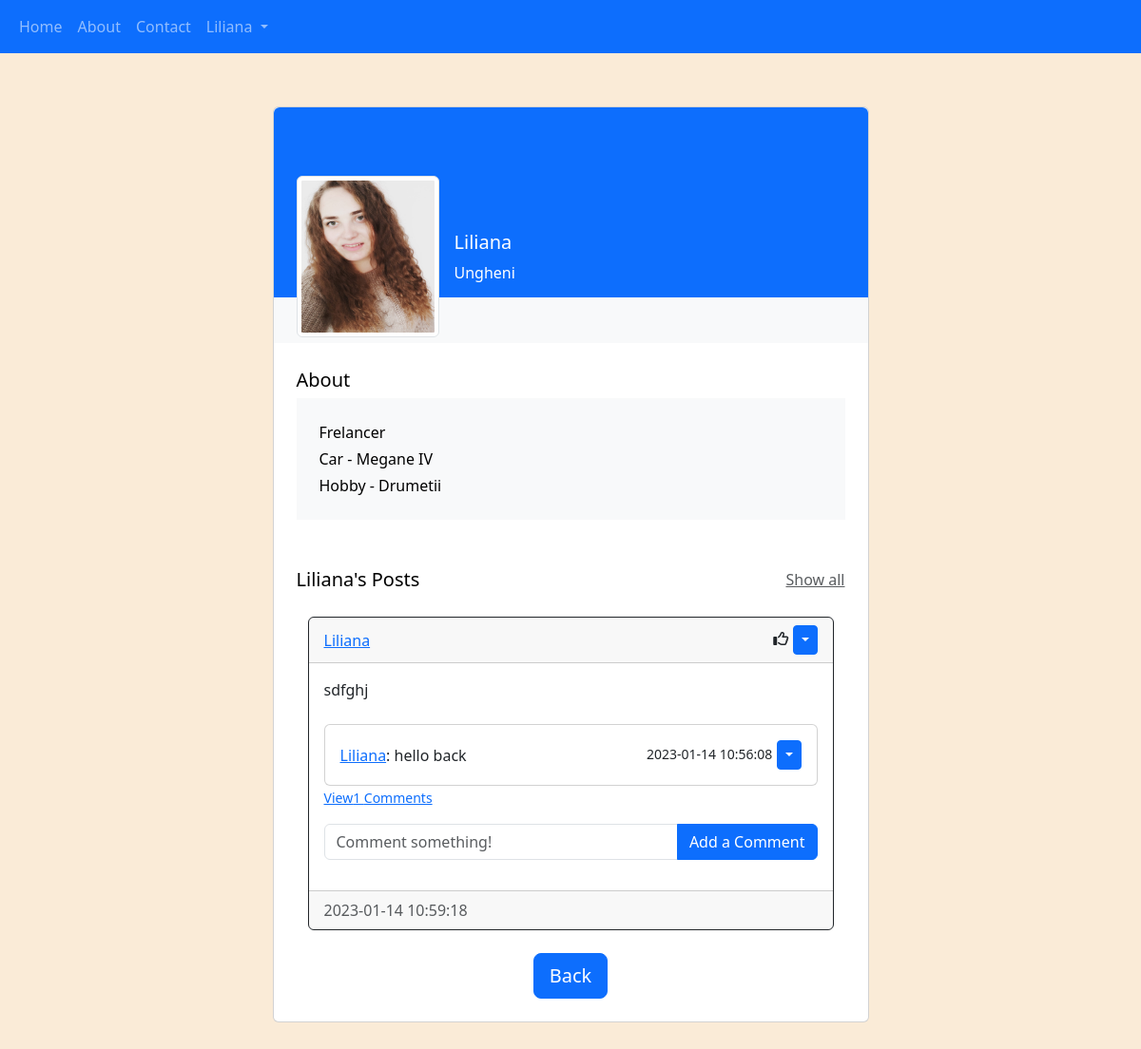
The page /profile/Liliana (signed in) on the database its author committed.
### website/models.py (models this page shows)
class User(db.Model, UserMixin):
    id = db.Column(db.Integer, primary_key=True)
    email = db.Column(db.String(150), unique=True)
    username = db.Column(db.String(150), unique=True)
    password = db.Column(db.String(150))
    date_created = db.Column(db.DateTime(), default=func.now())
    about = db.Column(db.String(300), nullable=False)
    city = db.Column(db.String(150), nullable=False)
    car = db.Column(db.String(150), nullable=False)
    hobby = db.Column(db.String(150))
    file = db.Column(db.String(300))
    posts = db.relationship("Post", backref = "User", passive_deletes=True)
    comments = db.relationship("Comment", backref = "User", passive_deletes=True)
    likes = db.relationship("Like", backref = "User", passive_deletes=True)

class Post(db.Model):
    id = db.Column(db.Integer, primary_key=True)
    text = db.Column(db.Text, nullable=False)
    date_created = db.Column(db.DateTime(), default=func.now())
    author = db.Column(db.Integer, db.ForeignKey("user.id", ondelete="CASCADE"), nullable=False)
    comments = db.relationship("Comment", backref = "Post", passive_deletes=True)
    likes = db.relationship("Like", backref = "Post", passive_deletes=True)

class Comment(db.Model):
    id = db.Column(db.Integer, primary_key=True)
    text = db.Column(db.String(300), nullable=False)
    date_created = db.Column(db.DateTime(), default=func.now())
    author = db.Column(db.Integer, db.ForeignKey("user.id", ondelete="CASCADE"), nullable=False)
    post_id = db.Column(db.Integer, db.ForeignKey("post.id", ondelete="CASCADE"), nullable=False)

### website/views.py (the view)
@views.route("/profile/<username>")
@login_required
def posts(username):
    user = User.query.filter_by(username=username).first()
    if not user:
        flash("No user with that username exists.", category="error")
        return redirect(url_for("views.home"))
    posts = Post.query.filter_by(author=user.id).all()
    return render_template("profile.html", user=current_user, posts=posts)

### website/__init__.py (called while the page is built)
def create_app():
    app = Flask(__name__)
    app.config["SECRET_KEY"] = "MIN302"
    app.config["SQLALCHEMY_DATABASE_URI"] = f"sqlite:///{DB_NAME}"
    db.init_app(app)
    from .views import views
    from .auth import auth
    app.register_blueprint(views, url_prefix = "/")
    app.register_blueprint(auth, url_prefix = "/")
    from .models import User, Post, Comment, Like
    with app.app_context():
        db.create_all()
    login_manager = LoginManager()
    login_manager.login_view = "auth.login"
    login_manager.init_app(app)
    @login_manager.user_loader
    def load_user(id):
        return User.query.get(int(id))
    return app

### website/templates/profile.html (shortened to what this page needs)
{% extends "posts_div.html" %}
{% block content %}
<section class="h-150 gradient-custom-3 mx-auto" >
    <div class="container py-5 h-150 mx-auto" >
      <div class="row d-flex justify-content-center align-items-center h-100">
        <div class="col col-lg-9 col-xl-7">
          <div class="card">
          {% for post in posts %}
            <div class="rounded-top text-white d-flex flex-row" style="background-color: #0d6efd; height:200px;">
              <div class="ms-4 mt-5 d-flex flex-column" style="width: 150px;">
                <img src= "../static/picture/{{post.User.file}}"
                  alt="Generic placeholder image" class="img-fluid img-thumbnail mt-4 mb-2"
                  style="width: 150px; height: 170px; z-index: 1">
              </div>
              <div class="ms-3" style="margin-top: 130px;">
                <h5>{{post.User.username}}</h5>
                <p>{{post.User.city}}</p>
              </div>
            </div>
            <div class="p-4 text-black" style="background-color: #f8f9fa;">
            </div>
            <div class="card-body p-4 text-black">
              <div class="mb-5">
                <p class="lead fw-normal mb-1">About</p>
                <div class="p-4" style="background-color: #f8f9fa;">
                  <p class="font-italic mb-1">{{post.User.about}}</p>
                  <p class="font-italic mb-1">Car - {{post.User.car}}</p>
                  <p class="font-italic mb-0">Hobby - {{post.User.hobby}}</p>
                </div>
              </div>
              <div class="d-flex justify-content-between align-items-center mb-4">
                <p class="lead fw-normal mb-0">{{post.User.username}}'s Posts</p>
                <p class="mb-0"><a href="#!" class="text-muted">Show all</a></p>
              </div>
          {% endfor %}
              <div class="container">
                <div id="posts">
                  {% for post in posts %}
                    <div class="card border-dark ">
                        <div class="card-header d-flex justify-content-between align-items-center">
                            <a href="\profile\{{post.User.username}}">{{post.User.username}}</a>
                            {% if user.id == post.author %}
                            <div>
                                <i class="fa-regular fa-thumbs-up"></i>
                                <div class="btn-group">
                                    <button type="button" class="btn btn-sm btn-primary dropdown-toggle" data-bs-toggle="dropdown"></button>
                                </div>
                            </div>
                            {% endif %}
                        </div>
                        <div class="card-body">
                            <div class="card-text">{{post.text}}</div>
                            <br/>
                            <div class="" id="comments-{{post.id}}">
                                <div class="card">
                                    <div class="card-body" id="comments-{{post.id}}">
                                        {% for comment in post.comments %}
                                        <div class="d-flex justify-content-between align-items-center">
                                            <div>
                                                <a href="/profile/{{comment.User.username}}">{{comment.User.username}}</a>: {{comment.text}}
                                            </div>
                                            <div>
                                                <small class="text-mutetd">{{comment.date_created}}</small>
                                                <div class="btn-group">
                                                    <button type="button" class="btn btn-sm btn-primary dropdown-toggle" data-bs-toggle="dropdown"></button>
                                                </div>
                                            </div>
                                        </div>
                                        {% endfor %}
                                    </div>
                                </div>
                            </div>
                            <p class="card-text">
                                {% if post.comments|length > 0 %}
                                <a data-bs-toggle="collapse" href="#comments-{{post.id}}" role="button">
                                <small>View{{post.comments|length}} Comments</small>
                                </a>
                                {% else %}
                                <small class="text-muted">No Comments</small>
                                {% endif %}
                            </p>
                            <form class="input-group mb-3" method="POST" action="/create-comment/{{post.id}}">
                                <input type="text" id="text" name="text" class="form-control" placeholder="Comment something!">
                                <button type="submit" class="btn btn-primary">Add a Comment</button>
                            </form>
                        </div>
                        <div class="card-footer text-muted">{{post.date_created}}</div>
                    </div>
                    <br />
                </div>
                  {% endfor %}
              </div>
              <div align="center">
                <a href="/home"><button type="button" class="btn btn-primary btn-lg">Back</button></a>
              </div>
            </div>
          </div>
        </div>
      </div>
    </div>
  </section>
{% endblock %}

### website/templates/base.html (shortened to what this page needs)
<!DOCTYPE html>
<html lang="en">
<head>
    <link href="https://cdn.jsdelivr.net/npm/bootstrap@5.3.0-alpha1/dist/css/bootstrap.min.css" rel="stylesheet"
 />
    <link rel="stylesheet" href="../static/css/styles.css">
</head>
<body>
    <nav class="navbar navbar-expand-lg navbar-dark bg-primary">
        <div class="container-fluid">
            <div class="collapse navbar-collapse" id="navbar">
                <div class="navbar-nav">
                    <a class="nav-item nav-link" href="/home">Home</a>
                    <a class="nav-item nav-link" href="/about">About</a>
                    <a class="nav-item nav-link" href="/contact">Contact</a>
                    {% if user.is_authenticated %}
                    <li class="nav-item dropdown">
                        <a class="nav-link dropdown-toggle" href="#" role="button" data-bs-toggle="dropdown" aria-expanded="false">
                            {{user.username}}
                        </a>
                    </li>
                    {% else %}
                    <a class="nav-item nav-link" href="/login">Login</a>
                    <a class="nav-item nav-link" href="/sign-up">Sign Up</a>
                    {% endif %}
                </div>
            </div>
        </div>
    </nav>
    <div class="container">{% block content %}{% endblock %}</div>
</body>
</html>

### website/static/css/styles.css (style rules this page uses)
body { background: antiquewhite; }

### rows shown on the page
User: username "Liliana"
Post: User.file (picture), User.username "Liliana", User.city "Ungheni", User.about "Frelancer", User.car "Megane IV", User.hobby "Drumetii", text "sdfghj", comments|length "1", date_created "2023-01-14 10:59:18"
Comment: User.username "Liliana", text "hello back", date_created "2023-01-14 10:56:08"
